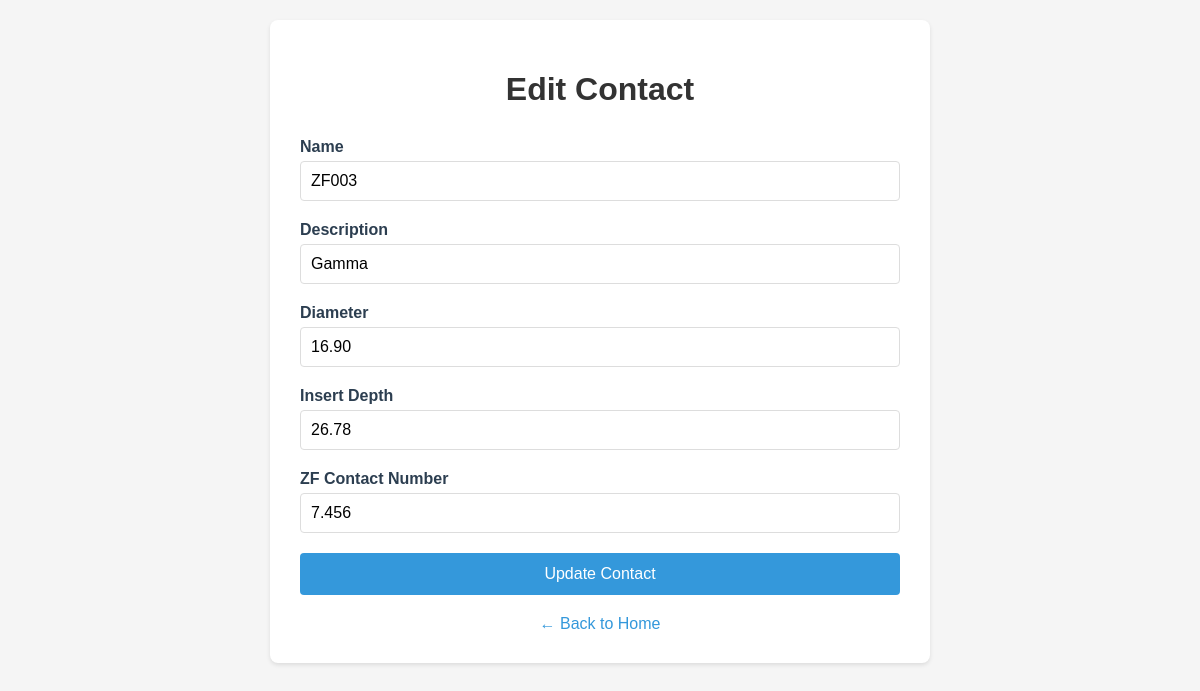
/edit_contact?id=3, run on the app's committed database.
### main.py (models this page shows)
class Contact(db.Model):
    id: Mapped[int] = mapped_column(Integer, primary_key=True)
    Description: Mapped[str] = mapped_column(String(250), nullable=False)
    Diameter: Mapped[str] = mapped_column(String(50), nullable=False)
    Insertdepth: Mapped[str] = mapped_column(String(50), nullable=False)
    Name: Mapped[str] = mapped_column(String(100), unique=True, nullable=False)
    ZF_ContNumb: Mapped[str] = mapped_column(String(50), nullable=False)

### main.py (the view, shortened to what this page needs)
@app.route("/edit_contact", methods=["GET", "POST"])
def edit_contact():
    contact_id = request.args.get('id')
    contact_selected = db.get_or_404(Contact, contact_id)
    return render_template("edit_contact.html", contact=contact_selected)

### templates/edit_contact.html (shortened to what this page needs)
<!DOCTYPE html>
<html lang="en">
  <head>
  </head>
  <body>
    <div class="container">
      <h1>Edit Contact</h1>
      <form action="{{ url_for('edit_contact') }}" method="POST">
        <div class="form-group">
          <label>Name</label>
          <input name="name" type="text" value="{{ contact.Name }}" required />
        </div>
        <div class="form-group">
          <label>Description</label>
          <input name="description" type="text" value="{{ contact.Description }}" required />
        </div>
        <div class="form-group">
          <label>Diameter</label>
          <input name="diameter" type="text" value="{{ contact.Diameter }}" required />
        </div>
        <div class="form-group">
          <label>Insert Depth</label>
          <input name="insertdepth" type="text" value="{{ contact.Insertdepth }}" required />
        </div>
        <div class="form-group">
          <label>ZF Contact Number</label>
          <input name="zf_contnumb" type="text" value="{{ contact.ZF_ContNumb }}" required />
        </div>
        <button type="submit">Update Contact</button>
      </form>
      <div class="back-link">
        <a href="{{ url_for('home') }}">← Back to Home</a>
      </div>
    </div>
  </body>
</html>

### templates/edit_contact.html (style rules this page uses)
body { font-family: Arial, sans-serif; margin: 20px; background-color: #f5f5f5; }
.container { max-width: 600px; margin: 0 auto; background: white; padding: 30px; border-radius: 8px; box-shadow: 0 2px 4px rgba(0,0,0,0.1); }
h1 { color: #333; text-align: center; margin-bottom: 30px; }
.form-group { margin-bottom: 20px; }
label { display: block; margin-bottom: 5px; font-weight: bold; color: #2c3e50; }
input[type="text"] { width: 100%; padding: 10px; border: 1px solid #ddd; border-radius: 4px; font-size: 16px; box-sizing: border-box; }
button { background: #3498db; color: white; padding: 12px 24px; border: none; border-radius: 4px; cursor: pointer; font-size: 16px; width: 100%; }
.back-link { text-align: center; margin-top: 20px; }
.back-link a { color: #3498db; text-decoration: none; }

### data on the page
Contact: name "ZF003", description "Gamma", diameter "16.90", insertdepth "26.78", zf_contnumb "7.456"
